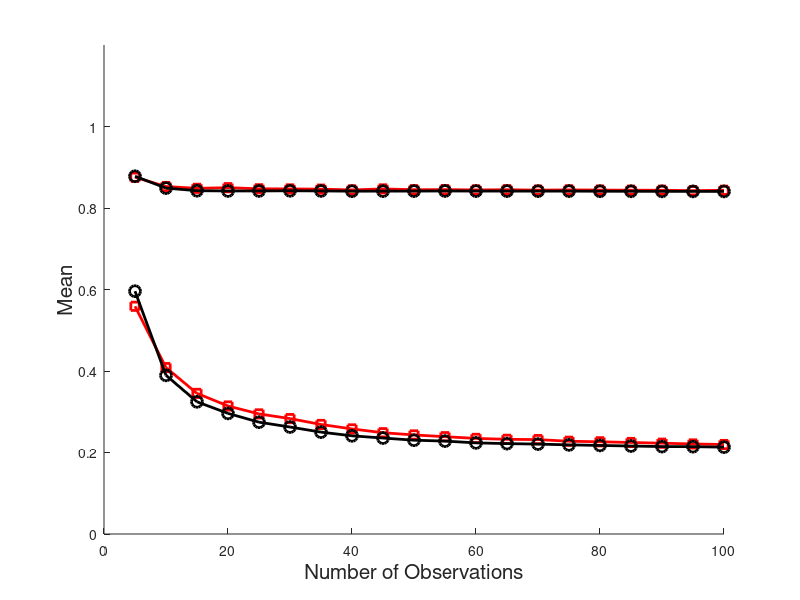
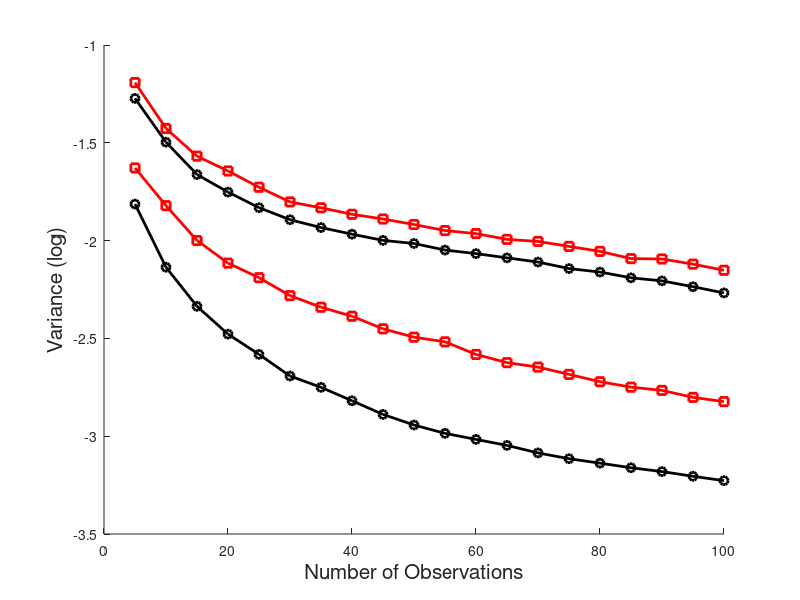

MATLAB code to generate these figures, in order:

% Here, we compare the estimated phase locking values with the analytical
% true value in Gaussian simulations

clc;
clear all;
close all;

addpath(['F:\29.02.2012backup\Research Spring 2012\useful_old_stuff'...
    '\dropbox\Manuscript-2\matlab_codes\GaussianSimulations'])

N = 1000; % Monte Carlo

% Frequency range
fstart = 8;
delta_f = 2;

order = 50; % order of the filter
Fs = 100; % Sampling frequency
lengthall = 1000; % length of the signals
counter = 0; % counting signals which results NaN

length2vec =[5:5:100];
length(length2vec)
bVec = [0.128 0.34 0.65 0.899]; %0.193; %0.7325 %

% PLVsample = ones(length(bVec),length(length2vec),N);
% PLVsampleUb = ones(length(bVec),length(length2vec),N);
% PLVvonmises = ones(length(bVec),length(length2vec),N);
% PLVcircgauss = ones(length(bVec),length(length2vec),N);
% PLVanalCircgauss= ones(length(bVec),length(length2vec),N);
% plv = ones(length(bVec),length(length2vec),N);
% 
% fend = fstart + delta_f;
% freqrange = [fstart fend];
% h = filter_design('bandpass',freqrange,order,Fs,0);
% 
% % A = [1 0.8185; 0.8185 1];
% 
% for idxB = 1:length(bVec)
%     idxB
%     b = bVec(idxB);
%     A = [1 b; b 1];
%     
%     % Analytical Correlation results of X
%     Rmat_anal = A*A';
%     Rx1x2anal = Rmat_anal(1,2);
%     Rx1x1anal = Rmat_anal(1,1);
%     Rx2x2anal = Rmat_anal(2,2);
%     
%     % Analytical Correlation results of Y
%     hh = conv(h,fliplr(h));
%     hhh = conv(hh, fliplr(hh)); % due to filtfilt function
%     convresult = conv(Rx1x2anal,hhh);
%     Ry1y2anal = convresult(101);
%     convresult = conv(Rx1x1anal,hhh);
%     Ry1y1anal = convresult(101);
%     convresult = conv(Rx2x2anal,hhh);
%     Ry2y2anal = convresult(101) ;
%     
%     % Analytical Correlation results of Z (complex vector)
%     Rz1z1anal = 2*Ry1y1anal;
%     Rz2z2anal = 2*Ry2y2anal;
%     Rz1z2anal = 2*Ry1y2anal;
%     
%     Kmat_anal = [Rz1z1anal Rz1z2anal; Rz1z2anal Rz2z2anal];
%     invKmat_anal = inv(Kmat_anal);
%     
%     k12 = abs(invKmat_anal(1,2));
%     k11 = abs(invKmat_anal(1,1));
%     k22 = abs(invKmat_anal(2,2));
%     w = k12^2/(2*k11*k22-k12^2);
%     PLVcg = pi/sqrt(2)/k12^2*abs(det(invKmat_anal))*(w^(3/2)*hypergeom([3/4,5/4],1,w^2)+ 3/4*w^(5/2)*hypergeom([5/4,7/4],2,w^2))
%     
%     for mcindex = 1:N
%         mcindex;
%         %      A = [1 0.7*randn;0.7*randn 1]; % mixing matrix
%         
%         z = randn(2,lengthall); % white Gaussian noise
%         z = z - repmat(mean(z,2),1,lengthall);
%         x = A*z; % data generation
%         
%         % Empirical Correlation results of X
%         Rmat_emp = cov(x(1,:)',x(2,:)');
%         Rx1x2emp = Rmat_emp(1,2);
%         Rx1x1emp = Rmat_emp(1,1);
%         Rx2x2emp = Rmat_emp(2,2);
%         
%         % Filtered signal Y
%         
%         y(1,:) = filter_apply(x(1,:),h); %conv(xorig,h); %
%         y(2,:) = filter_apply(x(2,:),h); %conv(yorig,h); %
%         
%         
%         % Empirical Correlation results of Z (complex vector)
%         [invKmat_emp, r1_orig, r2_orig, rvec_orig, phase_mat_orig, z_orig] = f_amp_phase(y(1,:),y(2,:));
%         
%         while (isnan(det(invKmat_emp))),
%             
%             z = randn(2,lengthall); % white Gaussian noise
%             z = z - repmat(mean(z,2),1,lengthall);
%             x = A*z; % data generation
%             
%             % Filtered signal Y
%             fend = fstart + delta_f;
%             freqrange = [fstart fend];
%             h = filter_design('bandpass',freqrange,order,Fs,0);
%             y(1,:) = filter_apply(x(1,:),h); %conv(xorig,h); %
%             y(2,:) = filter_apply(x(2,:),h); %conv(yorig,h); %
%             [invKmat_emp, r1_orig, r2_orig, rvec_orig, phase_mat_orig, z_orig] = f_amp_phase(y(1,:),y(2,:));
%         end
%         
%         
%         % Empirical Correlation results of Y
%         covmat2 = cov(y(1,:),y(2,:));
%         Ry1y2emp = covmat2(1,2);
%         Ry1y1emp = covmat2(1,1);
%         Ry2y2emp = covmat2(2,2);
%         
%         
%         for lengthindex = 1:length(length2vec)
%             
%             length2 = length2vec(lengthindex);
%             y_part = zeros(2,length2);
%             PLVanalCircgauss(idxB,lengthindex,mcindex) = abs(PLVcg);
%             
%             % Estimate PLV over some samples
%             y_part(1,:) = y(1,lengthall/10:lengthall/10+length2-1); %+ 0.02*rand(1,length2+1);
%             y_part(2,:) = y(2,lengthall/10:lengthall/10+length2-1); %+ 0.02*rand(1,length2+1);
%             
%             % Circular Gaussian
%             [invKmat_par, r1, r2, rvecorg, phase_mat, z] = f_amp_phase(y_part(1,:),y_part(2,:)); % parameters of the distribution in polar coordinates
%             
%             k12 = abs(invKmat_par(1,2));
%             k11 = abs(invKmat_par(1,1));
%             k22 = abs(invKmat_par(2,2));
%             D = k12^2/(k11*k22);
%             w = k12^2/(2*k11*k22-k12^2);
%             PLVcg_par =  pi/(sqrt(2))*(1-1/D)* ...
%                 [ w^(3/2)*hypergeom([3/4 5/4],1, w^2) + ...
%                 3/4* w^(5/2)* hypergeom([5/4 7/4],2, w^2) ];
%             PLVcircgauss(idxB,lengthindex,mcindex) = abs(PLVcg_par);
%             
%             % Estimate PLV over all samples
%             [diff_phase] = f_diff_phase(phase_mat);
%             PLVsample(idxB,lengthindex,mcindex) = abs(mean(exp(sqrt(-1)*diff_phase)));
%             PLVsampleUb(idxB,lengthindex,mcindex) =...
%                 sqrt((PLVsample(idxB,lengthindex,mcindex)^2*length2-1)/(length2-1));
%             
%             %         % Von Mises
%             %         Kvm = f_fitmodel_cadieu(phase_mat); % Apply Cadieu's method to estimate coupling
%             %         coupling_sm(mcindex,lengthindex) = abs(Kvm(1,2));
%             coupling_ml = circ_kappa(phase_mat(:,1)-phase_mat(:,2)); % abs(Kvm(1,2)); %
%             PLVvonmises(idxB,lengthindex,mcindex) = abs(besseli(1,coupling_ml)/besseli(0,coupling_ml));
%             %         plv_par_vmsm(mcindex,lengthindex) = abs(besseli(1,coupling_sm(mcindex,lengthindex))/besseli(0,coupling_sm(mcindex,lengthindex)));
%             
%         end
%         
%     end
% end
% 
% save PLVsample PLVsample
% save PLVsampleUb PLVsampleUb
% save PLVvonmises PLVvonmises
% save PLVcircgauss PLVcircgauss
% save PLVanalCircgauss PLVanalCircgauss 

load PLVsample
load PLVsampleUb
load PLVvonmises
load PLVcircgauss
load PLVanalCircgauss

meanPLVsample = mean(PLVsample,3);
meanPLVsampleUb = mean(PLVsampleUb,3);
meanPLVvonmises = mean(PLVvonmises,3);
meanPLVcircgauss = mean(PLVcircgauss,3);
meanPLVanalCircgauss = mean(PLVanalCircgauss,3);

for idxB = 1:length(bVec);
    for idxLength = 1:length(length2vec)
        varPLVsample(idxB, idxLength) =...
            var(squeeze(PLVsample(idxB, idxLength,:)));
        
        varPLVsampleUb(idxB, idxLength) =...
            var(squeeze(PLVsampleUb(idxB, idxLength,:)));
        
        varPLVvonmises(idxB, idxLength) =...
            var(squeeze(PLVvonmises(idxB, idxLength,:)));
        
        varPLVcircgauss(idxB, idxLength) =...
            var(squeeze(PLVcircgauss(idxB, idxLength,:)));
    end
end

figure;
lw = 2; fs = 15; ms = 8;
for idxB = [1 3]
%     plot(length2vec,meanPLVsampleUb(idxB,:),'b-d','LineWidth',lw,'MarkerSize',ms);
hold on;
 plot(length2vec,meanPLVsample(idxB,:),'r-s','LineWidth',lw);
%plot(length2vec,meanPLVvonmises(idxB,:),'r-*','LineWidth',lw,'MarkerSize',ms);
plot(length2vec,meanPLVcircgauss(idxB,:),'k-o','LineWidth',lw,'MarkerSize',ms);
% plot(length2vec,meanPLVanalCircgauss(idxB,:),'m--','LineWidth',lw)
xlabel('Number of Observations','Fontsize',fs)
ylabel('Mean','Fontsize',fs)
% legend('Sample','Sample UB','Von Mises','Circ Gauss')

% h = legend('$\mbox{E} \left[ \sqrt{ {PLV}^2_{ub\_sample} } \right]$',...
%      '$\mbox{E}\left[{PLV}_{sample}\right]$',...
%     '$\mbox{E}\left[{PLV}_{circgauss}\right]$');
% set(h,'Interpreter','latex')

axis([0 100 0 1.2])
end

figure;
lw = 2; fs = 15;  ms = 8;
for idxB = [ 1 3]
%     plot(length2vec,log10(varPLVsampleUb(idxB,:)),'b-d','LineWidth',lw);
hold on;
 plot(length2vec,log10(varPLVsample(idxB,:)),'r-s','LineWidth',lw);
%plot(length2vec,log10(varPLVvonmises(idxB,:)),'r.-','LineWidth',lw);
plot(length2vec,log10(varPLVcircgauss(idxB,:)),'k-o','LineWidth',lw);
% plot(length2vec,meanPLVanalCircgauss(idxB,:),'m--','LineWidth',lw)
xlabel('Number of Observations','Fontsize',fs)
ylabel('Variance (log)','Fontsize',fs)
% h = legend('$\log_{10} \left(\mbox{Var} \left[ \sqrt{ {PLV}^2_{ub\_sample} } \right] \right)$',...
%     '$\log_{10} \left( \mbox{Var}\left[{PLV}_{sample}\right] \right)$',...
%     '$\log_{10} \left( \mbox{Var}\left[{PLV}_{circgauss}\right] \right)$');
% set(h,'Interpreter','latex')
end